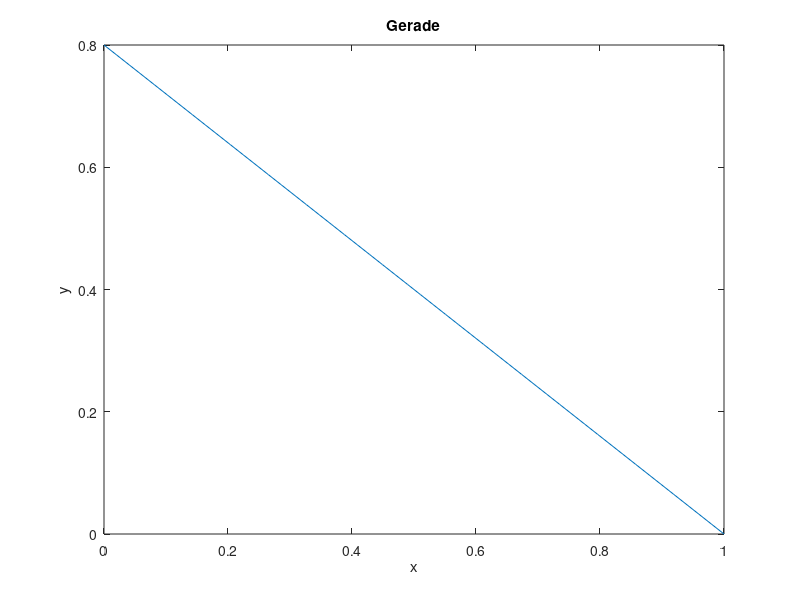

Reproduce this figure in MATLAB. (Note: this script raises an error after producing the figure.)
PLOT=true;
bahn = 1;
m 	= 1;%Masse 1kg
gr 	= [0;-10];%Erdbeschleunigung

%Definiere die Bahnen
if 		bahn==1
	g		= @(x) [x;0.8-0.8*x]; %Lineare Bahn
	dg		= @(x) [1;-0.8]; %1.Ableitung der Bahn
	ddg		= @(x) [0;0]; %2.Ableitung der Bahn
	nam		= 'Gerade';
elseif 	bahn==2
	g 		= @(x) [x;0.8*(x-1).^2]; %parabel ast mit scheitel am ziel
	dg		= @(x) [1;1.6*(x-1)]; %1.Ableitung der Bahn
	ddg		= @(x) [0;1.6]; %2.Ableitung der Bahn
	nam		= 'Parabel';
elseif 	bahn==3
	g 		= @(x) [x;4/3*x.^2-1.6*4/3*x+0.8]; %parabel ast mit scheitel links vom Ziel
	dg		= @(x) [1;8/3*x-1.6*4/3]; %1.Ableitung der Bahn
	ddg		= @(x) [0;8/3]; %2.Ableitung der Bahn
	nam		= 'Parabel verschoben';
elseif 	bahn==4
	g 		= @(x) [x;0.8-0.8*x-0.1*sin(8*pi*x)]; %wellenbahn. Diese ist schwer für die solver!
	dg		= @(x) [1;-0.8-0.8*pi*cos(8*pi*x)]; %1.Ableitung der Bahn
	ddg		= @(x) [0;6.4*pi*sin(8*pi*x)]; %2.Ableitung der Bahn
	nam		= 'Wellen';
end

%plotte Bahn
if PLOT
	x = linspace(0,1,50);
	b=g(x);
	plot(b(1,:),b(2,:));
	title(nam);
	xlabel('x');
	ylabel('y');
end

%Definiere 'Rechte Seite' -> AWP vom ÜB auf System 1. Ordnung umgewandelt: y(1):=sigma(t),y(2) = sigma'(t)
F = @(y) [y(2); (1./(norm(dg(y(1))))^2)*(m*gr'*dg(y(1)) - y(2)^2*(ddg(y(1)))'*dg(y(1)))];

%Definiere Startwert [s(0),y(0)]: s(0) ist der Ort zum Zeitpunkt 0, also Start der Bahn = g(0). y(0): Startgeschw. = 0
x0 = [0;0];
%  x0 = [0;0.5];

%Definiere Intervall zur Lsg und Anzahl Zeitschritte
t0	=0;
t1	=1.2;
m 	=100;

%Jetzt alle infos in struct packen für den solver
BT_RK = [0,0,0,0,0;0.5,0.5,0,0,0;0.5,0,0.5,0,0;1,0,0,1,0;0,1/6.,1/3.,1/3.,1/6.]; % klass. RK Stufe 4
BT_Ee = [0,0;0,1]; %Euler_expl
In = struct('d',2,'xstart',x0,'grid',linspace(t0,t1,m),'BT',zeros(0,0));
R.F = F;
%Diverse solver anwerfen
In.BT = BT_RK;
L_RK = explRK(R,In);
In.BT = BT_Ee;
L_Ee = explRK(R,In);

%plot height vs. time für verschiedene solver
figure();
hold on;
p	 = plot_time_height(L_RK,nam,'sol', g);
p	 = plot_time_height(L_Ee,nam,'expl', g);

plot(gca(),L_RK.grid,zeros(length(L_RK.grid))); %Einen 'Boden' einzeichnen
leg1 = sprintf('Bahn: %s, Solver:RK-4',nam);
leg2 = sprintf('Bahn: %s, Solver:Euler expl.',nam);
legend(leg1,leg2,'Boden');
hold off;
